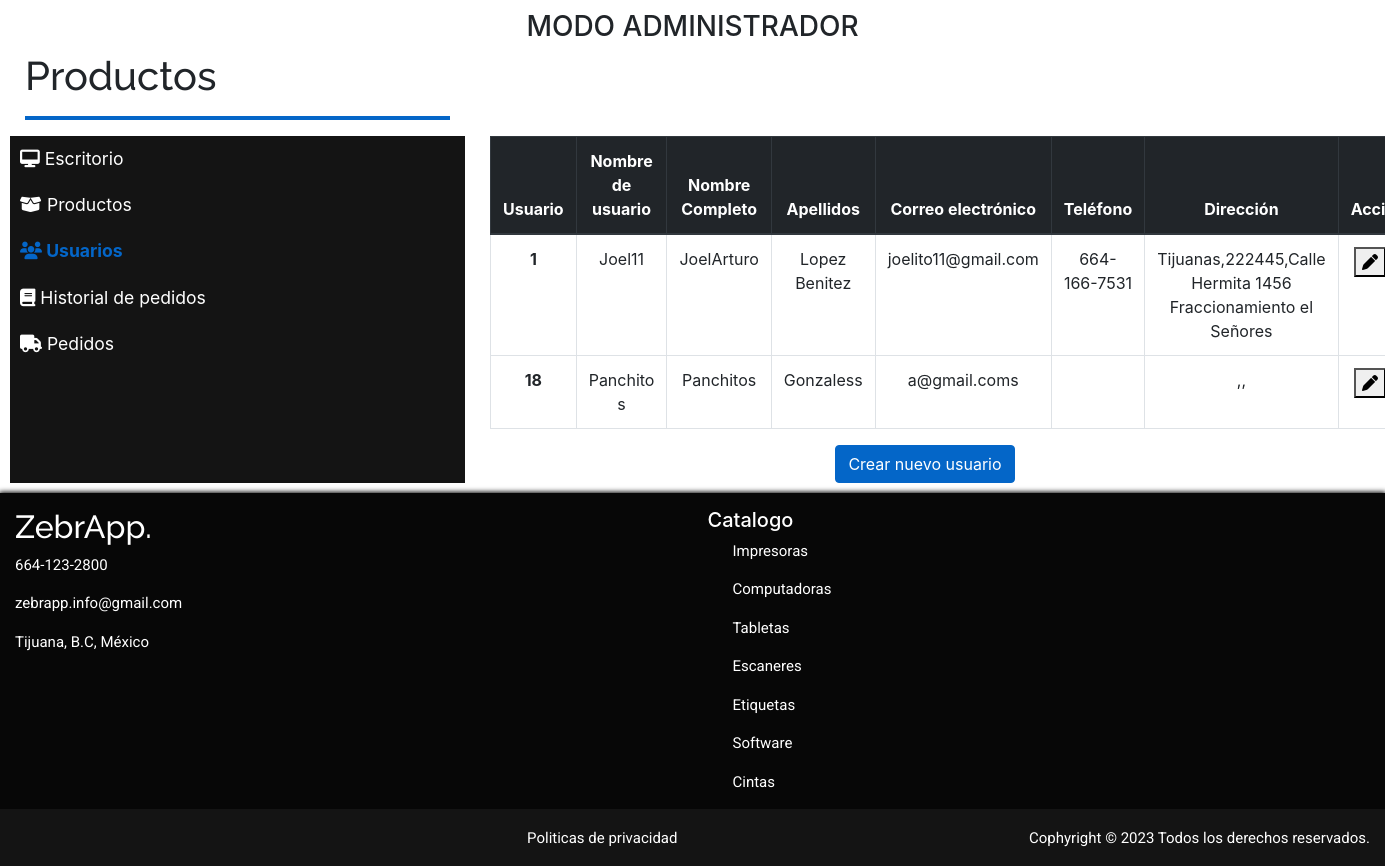
The app's page /admin/miadmin-usuarios.php with its own data.
### tables this page shows
CREATE TABLE `usuariosl` (
  `idUsuarios` int(11) NOT NULL,
  `userUsuario` varchar(100) NOT NULL,
  `passwordUsuario` varchar(100) NOT NULL,
  `NombreUsuario` varchar(100) NOT NULL,
  `ApellidoUsuario` varchar(100) NOT NULL,
  `emailUsuario` varchar(150) NOT NULL,
  `telefonoUsuario` varchar(50) NOT NULL,
  `ciudadUsuario` varchar(100) NOT NULL,
  `codposUsuario` varchar(100) NOT NULL,
  `Dirección` varchar(200) NOT NULL,
  `tipoUsuario` varchar(40) NOT NULL
);

### admin/miadmin-usuarios.php (the view, shortened to what this page needs)
<?php include ('../conexion.php')?>
<!DOCTYPE html >
<html >
    <head>
        <link rel="stylesheet" type="text/css" href="">
        <link rel="stylesheet" type="text/css" href="../css/styles.css">
        <link rel="stylesheet" type="text/css" href="../css/bootstrap.css">
        <link rel="stylesheet" type="text/css" href="../fontawesome-free-6.3.0-web\css\all.css">
    </head>
    <body class="panelcontrol" >
        <div style=" margin:10px;">
            <span class="text-center"><h3 >MODO ADMINISTRADOR</h3></span>
            <div class="col-sm-4">
                <h1 >Productos</h1>
                <hr class="lineazul">
            </div>
            <div id="sidebar"class="container-fluid">
                <div class="row">
                    <div class="col-sm-4" style="background-color:#141414; padding: 0px">
                        <ul class="nav flex-column navbarleftside">
                            <li class="nav-item">
                                <a class="nav-link " href="miadmin.php"><i class="fa-solid fa-desktop"></i>  Escritorio</a>
                            </li>
                            <li class="nav-item ">
                                <a class="nav-link " href="miadmin-productos.php"><i class="fa-solid fa-box-open"></i> Productos</a>
                            </li>
                            <li class="nav-item ">
                                <a class="nav-link active" href="miadmin-usuarios.php"><i class="fa-solid fa-users"></i> Usuarios</a>
                            </li>
                            <li class="nav-item ">
                                <a class="nav-link" href="miadmin-historial.php"> <i class="fa-solid fa-book"></i> Historial de pedidos</a>
                            </li>
                            <li class="nav-item ">
                                <a class="nav-link " href="miadmin-pedidos.php"> <i class="fa-solid fa-truck"></i> Pedidos</a>
                            </li>
                        </ul>
                    </div>
                    <div class="col-sm-8" style="padding-left: 25px !important;">
                        <div class="text-center">
                            <table class="table table-bordered">
                                <thead class="thead-dark">
                                    <tr>
                                        <th scope="col">Usuario</th>
                                        <th scope="col">Nombre de usuario</th>
                                        <th scope="col">Nombre Completo</th>
                                        <th scope="col">Apellidos</th>
                                        <th scope="col">Correo electrónico</th>
                                        <th scope="col">Teléfono</th>
                                        <th scope="col">Dirección</th>
                                        <th scope="col">Acciones</th>
                                    </tr>
                                </thead>
                                <tbody>
                                    <?php
                                        $sql="SELECT * FROM usuariosl";
                                        $resultado=mysqli_query($conexion,$sql);
                                        while($row=mysqli_fetch_array($resultado)){
                                            echo
                                            '<tr>
                                            <th scope="row">'.$row['idUsuarios'].'</th>
                                                <td>'.$row['userUsuario'].'</td>
                                                <td>'.$row['NombreUsuario'].'</td>
                                                <td>'.$row['ApellidoUsuario'].'</td>
                                                <td>'.$row['emailUsuario'].'</td>
                                                <td>'.$row['telefonoUsuario'].'</td>
                                                <td>'.$row['ciudadUsuario'].','.$row['codposUsuario'].','.$row['Dirección'].'</td>
                                                <td> <button  data-nomb ="'.$row['userUsuario'].'" data-id="'.$row['idUsuarios'].'"
                                                data-nomcom="'.$row['NombreUsuario'].'" data-apellido="'.$row['ApellidoUsuario'].'"
                                                data-email="'.$row['emailUsuario'].'"
                                                data-tipousu="'.$row['tipoUsuario'].'" data-pswrd="'.$row['passwordUsuario'].'"
                                                data-toggle="modal" data-target="#editmodal" style="cursor:pointer;"><i class="fa-solid fa-pen"></i></button>  <button onclick="Deleteuser('.$row['idUsuarios'].')"style="cursor:pointer;"><i class="fa-solid fa-trash"></i> </button> </td>
                                            </tr>';
                                            }
                                        ?>
                                </tbody>
                            </table>
                            <button type="button" class="btn btn-primary" data-toggle="modal" data-target="#myModal">Crear nuevo usuario</button>
                        </div>
                    </div>
                </div>
            </div>
        </div>
            <?php
            require_once('../footer.php');
            ?>
    </body>
</html>

### css/styles.css (style rules this page uses)
h1 { font-family: 'Raleway', sans-serif !important; }
.navbarleftside { background-color: #141414; color:#ffffff; }
#sidebar ul li a { padding: 10px; font-size: 1.1em; transition: 0.3s; }
.active { color:#0466C8 !important; font-weight: bold; }
.nav-link { color:#ffffff; }
.lineazul { border-top: 4px solid #0466C8; width:auto !important; text-align: left; }
.panelcontrol { background: rgb(255,255,255); }
.btn-primary { background-color: #0466C8 !important; border-color: #0466C8 !important; }

### records on screen
usuariosl: idUsuarios "1", userUsuario "Joel11", NombreUsuario "JoelArturo", ApellidoUsuario "Lopez Benitez", emailUsuario "joelito11@gmail.com", telefonoUsuario "664-166-7531", ciudadUsuario "Tijuanas", codposUsuario "222445", Dirección "Calle Hermita 1456 Fraccionamiento el Señores"
usuariosl: idUsuarios "18", userUsuario "Panchito s", NombreUsuario "Panchitos", ApellidoUsuario "Gonzaless", emailUsuario "a@gmail.coms"
